Frame 1 (no input): blank canvas, image omitted
Frame 60 (the mouse pressed at the canvas centre just before this capture): blank canvas, image omitted
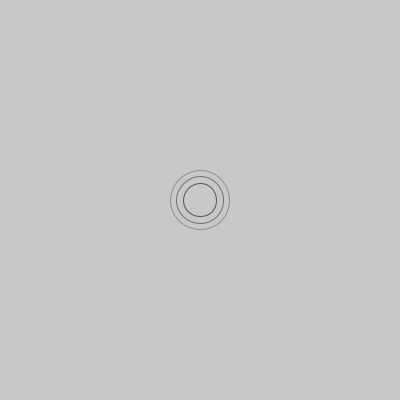
Frame 120 (the mouse held since frame 60 and released just before this capture)

The Processing sketch whose frames 1 and 60 were blank and that drew this single picture after the mouse press (run headless with seeded random() and noise(); from frame 60 on, the mouse is pressed at the canvas centre):

// Processing sketch: prac5
// ── prac5.pde
int contador, posX, posY;
float con2, con3, maxValor;
boolean click = false;

void setup() {
  size(400, 400);
  noFill();
  contador = 0;
  con2 = 0;
  con3 = 0;
}

void draw() {
  background(200);
  if (click) {
    stroke(0, map(contador, 0, maxValor, 255, 0));
    ellipse(posX, posY, contador, contador);
    stroke(0, map(con2, 0, maxValor, 255, 0));
    ellipse(posX, posY, con2, con2);
    stroke(0, map(con3, 0, maxValor, 255, 0));
    ellipse(posX, posY, con3, con3);
    contador++;
    con2 += random(0.4, 0.8);
    con3 += random(0.6, 1);
    if (contador > maxValor && con3 > maxValor && con2 > maxValor) {
      click = false;
    }
  }
}

void mousePressed() {
  if (!click) {
    click = true;
    contador = 0;
    con2 = 0;
    con3 = 0;
    posX = mouseX;
    posY = mouseY;
    maxValor = random(50,100);
  }
}
